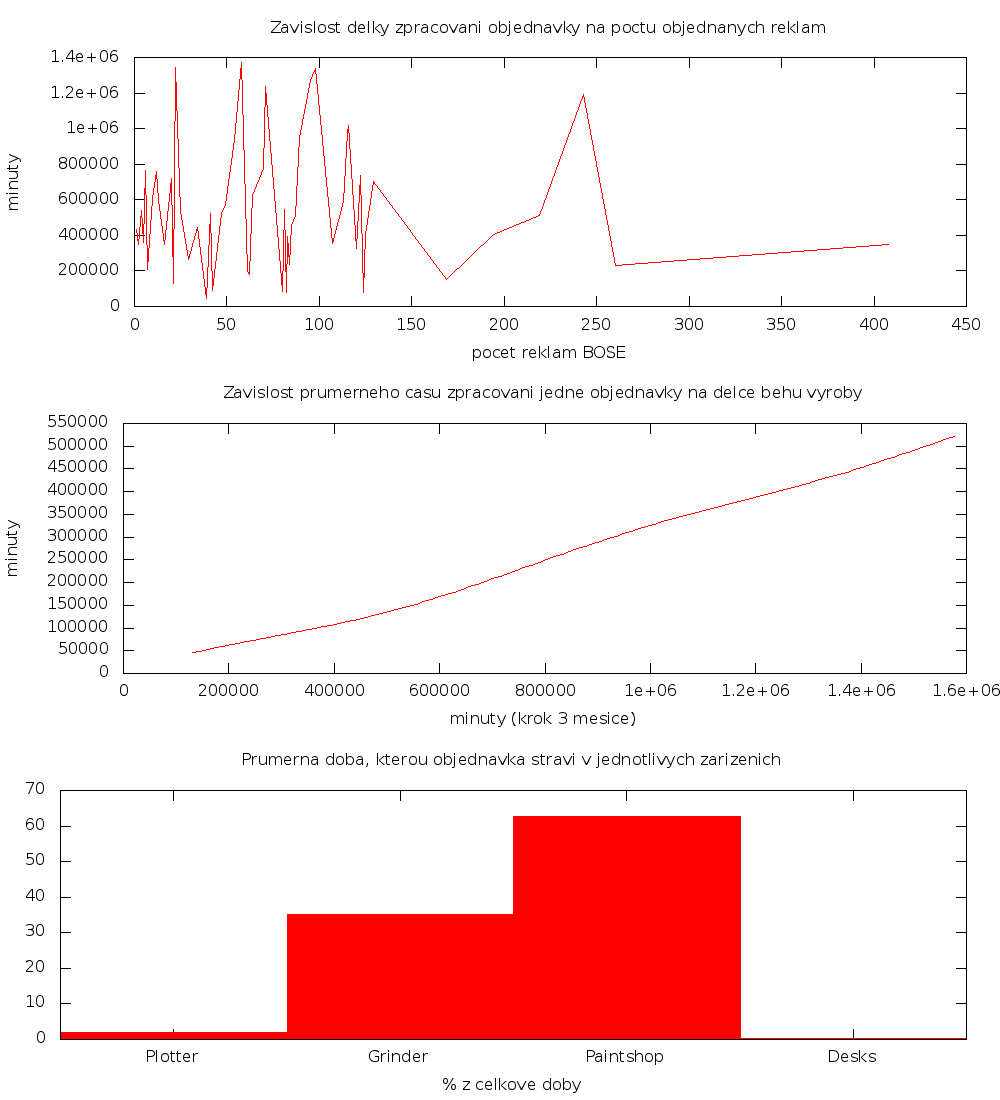

The gnuplot source for this figure:
set terminal png size 1000,1100

set output 'exp2.png'
#set size 1.0,0.5
#set border 3

set multiplot layout 3,1 columnsfirst
set nokey

set title "Zavislost delky zpracovani objednavky na poctu objednanych reklam"
set xlabel "pocet reklam BOSE"
set ylabel "minuty"
#set size 0.5,0.5
#set origin 0,0
plot "exp2a.dat" smooth unique

set title "Zavislost prumerneho casu zpracovani jedne objednavky na delce behu vyroby"
set xlabel "minuty (krok 3 mesice)"
set ylabel "minuty"
plot "exp2b.dat" smooth bezier

set title "Prumerna doba, kterou objednavka stravi v jednotlivych zarizenich"
#set boxwidth 0.5
set xlabel "% z celkove doby"
unset ylabel
set style fill solid
plot "exp2c.dat" using 1:3:xtic(2) with boxes
#data.dat:
#0 label       100
#1 label2      450
#2 "bar label" 75

unset multiplot

# vim: set ft=gnuplot:
